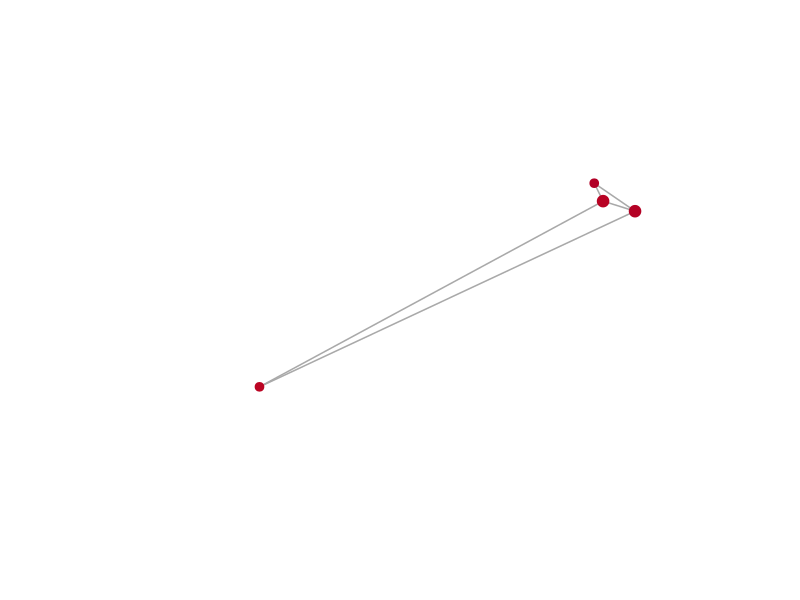
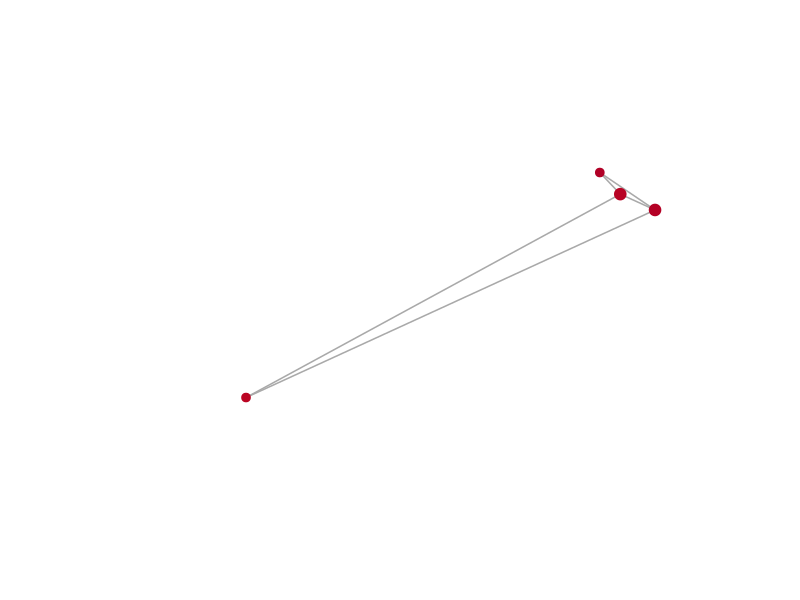
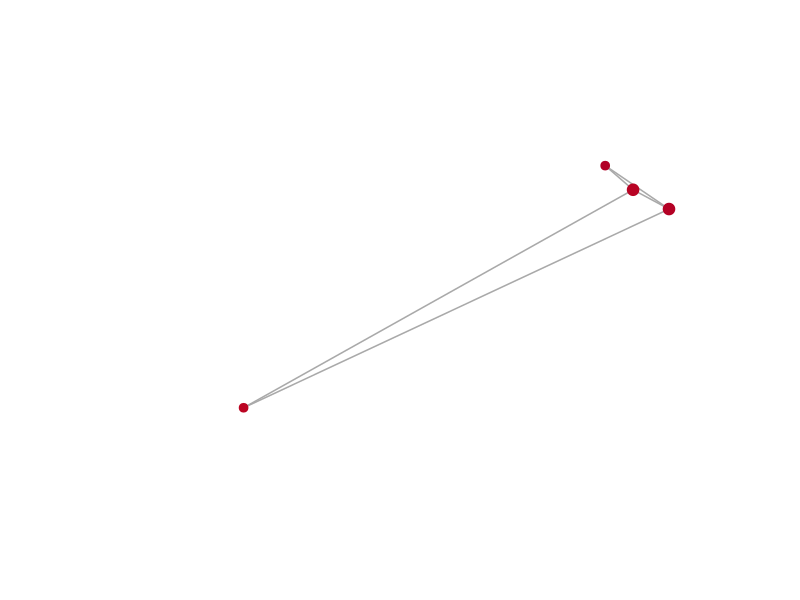
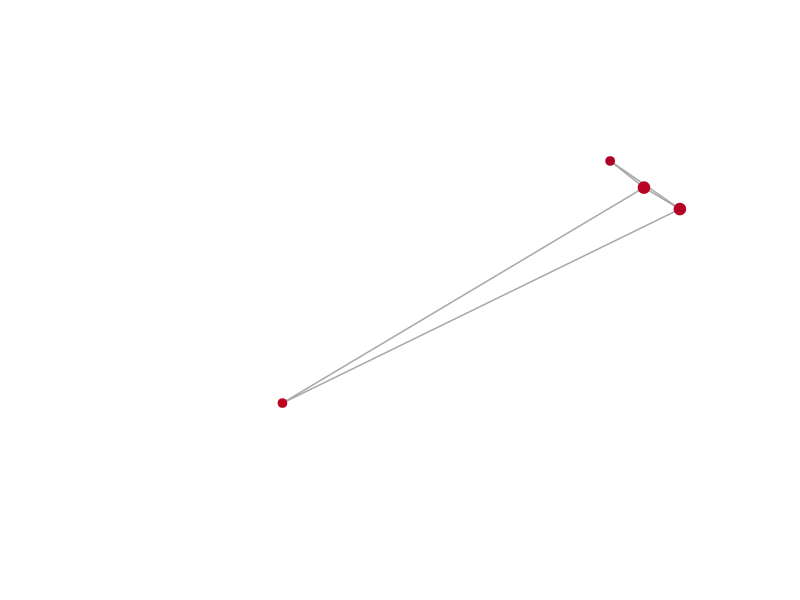
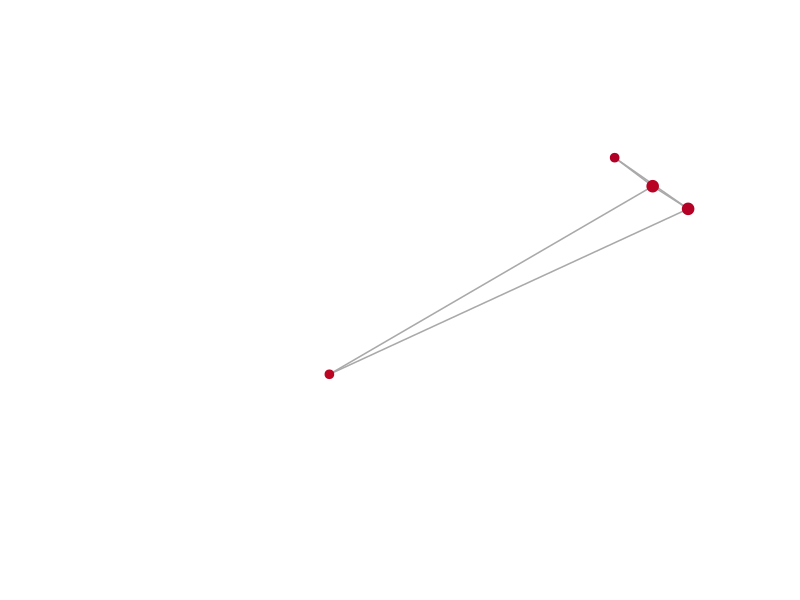
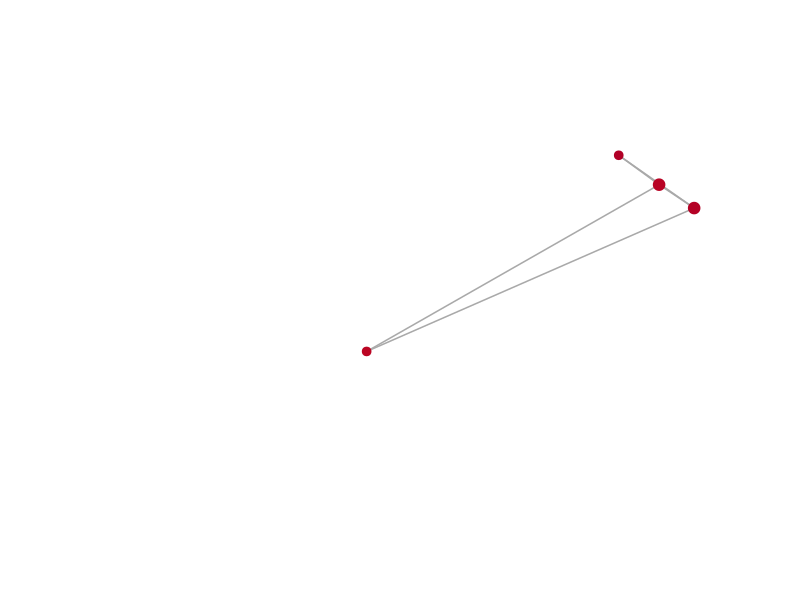
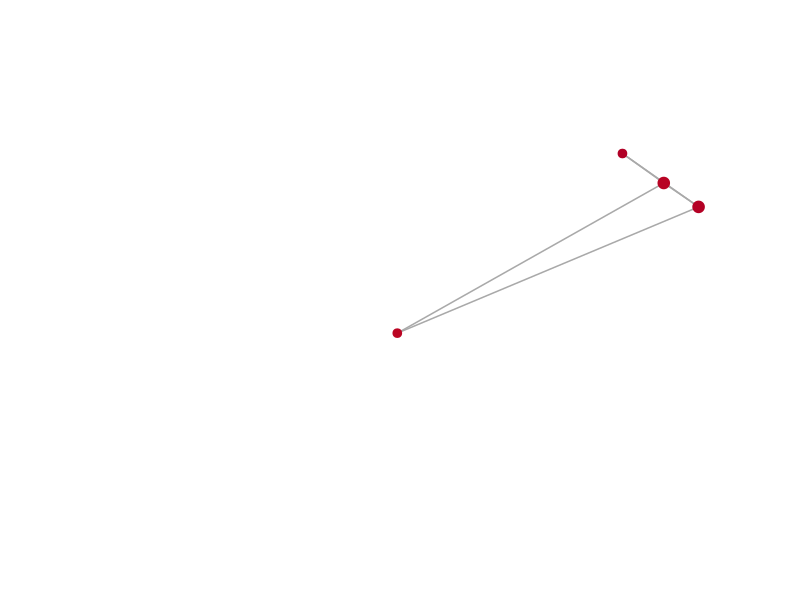
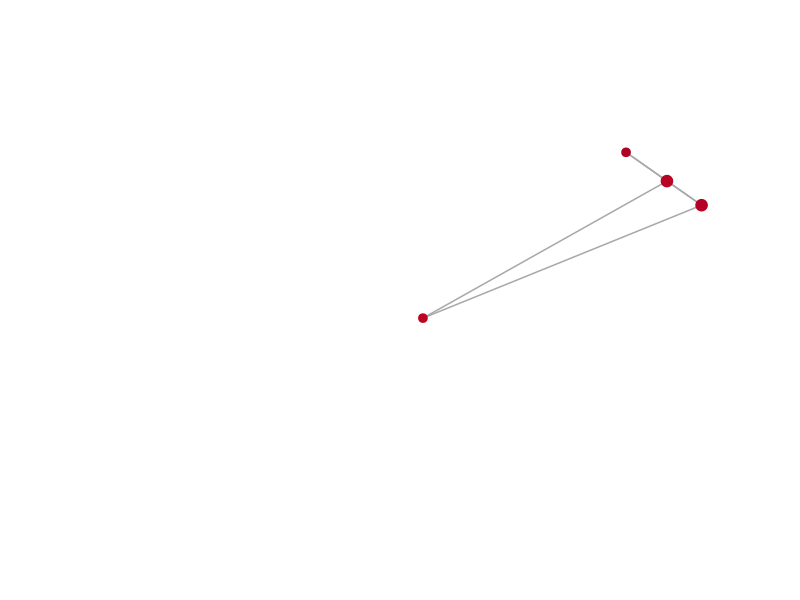

R code for these plots, in order:
## ---- chunk 1
library(igraph)
A<-sample_pa(100, power=3, m=2, directed=FALSE, algorithm = "psumtree")
A
## ---- chunk 2
T<-rep(x=seq(2,99), each=2)
T<-append(1,T)
T
## ---- chunk 3
E(A)$time<-T
V(A)$name<-V(A)
A
## ---- chunk 4
#this version of the script has been tested on igraph 1.0.1
#load libraries
require(igraph,RcolorBrewer)
install.packages("RColorBrewer")
library(RColorBrewer)
#generate a cool palette for the graph (darker colors = older nodes)
YlOrBr.pal <- colorRampPalette(brewer.pal(8,"YlOrRd"))
#colors for the nodes are chosen from the very beginning
V(A)$color <- rev(YlOrBr.pal(vcount(A)))[as.numeric(V(A)$name)]

#time in the edges goes from 1 to 300. We kick off at time 3
ti <- 2
#remove edges which are not present
gt <- delete_edges(A,which(E(A)$time > ti))
# Generate first layout using graphopt with normalized coordinates. 
# This places the initially connected set of nodes in the middle. 
# If you use fruchterman.reingold it will place that initial set in the outer ring.
layout.old <- norm_coords(layout.graphopt(gt), 
                          xmin = -1, xmax = 1, ymin = -1, ymax = 1)
#total time of the dynamics
total_time <- max(E(A)$time)
#This is the time interval for the animation. In this case is taken to be 1/10
#of the time (i.e. 10 snapshots) between adding two consecutive nodes
dt <- 0.1
#Output for each frame will be a png with HD size 1600x900 :)
png(file="example%03d.png", width=1600,height=900)
#Time loop starts
for(time in seq(3,total_time,dt)){
  #remove edges which are not present
  gt <- delete_edges(A,which(E(A)$time > time))
  #with the new graph, we update the layout a little bit
  layout.new <- layout_with_fr(gt,coords=layout.old,niter=10,start.temp=0.05,grid="nogrid")
  #plot the new graph
  plot(gt,layout=layout.new,
       vertex.label="",vertex.size=1+2*log(degree(gt)),
       vertex.frame.color=V(A)$color,edge.width=1.5,
       asp=9/16,margin=-0.15)
  #use the new layout in the next round
  layout.old <- layout.new
}
dev.off()
## ---- chunk 5
# $ brew install ffmpeg
## ---- chunk 6
# ffmpeg -r 10 -i example%03d.png -b:v 20M output.mp4
